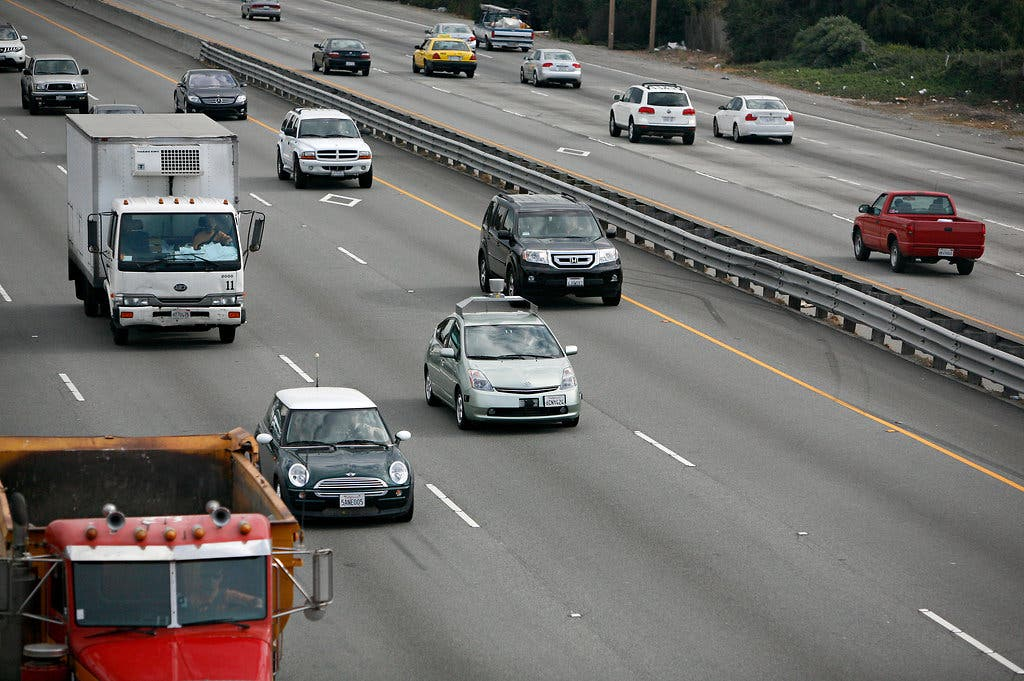
%> input picture Assignment 3/code/data/car1.jpg, 1024 x 681 px
$ octave --eval "result = hog(rgb2gray(imread('data/car1.jpg')));"   (GNU Octave 9; MATLAB toolbox functions it lacks are replaced by stand-ins)
%> lines starting %> are read from the running program, lines starting %| are printed output that depends on the picture; in (x1, y1, x2, y2) boxes, pixels count from 0 and x2, y2 are one past the last pixel; in counts of white or black regions, pixels touching at a corner belong together; the program's own positions count from 1
### Assignment 3/code/mygradient.m
function [mag,ori] = mygradient(I)
%
% compute image gradient magnitude and orientation at each pixel
%
%
assert(ndims(I)==2,'input image should be grayscale');

sobel_y = (-1)*fspecial('sobel');
sobel_x = sobel_y';

dx = imfilter(I, sobel_x, 'replicate');
dy = imfilter(I, sobel_y, 'replicate');

mag = sqrt(dx.^2 + dy.^2);
ori = atan2(dy, dx);

assert(all(size(mag)==size(I)),'gradient magnitudes should be same size as input image');
assert(all(size(ori)==size(I)),'gradient orientations should be same size as input image');

figure;
colorbar;
colormap jet;
imagesc(mag);
title('Magnitude');

figure;
imagesc(ori);
colorbar;
colormap hsv;
title('Orientation');

end

### Assignment 3/code/hog.m
function ohist = hog(I)
%
% compute orientation histograms over 8x8 blocks of pixels
% orientations are binned into 9 possible bins
%
% I : grayscale image of dimension HxW
% ohist : orinetation histograms for each block. ohist is of dimension (H/8)x(W/8)x9
%

[h,w] = size(I); %size of the input
h2 = ceil(h/8); %the size of the output
w2 = ceil(w/8);
nori = 9;       %number of orientation bins

[mag,ori] = mygradient(I);

thresh = 0.1*max(mag(:));  %threshold for edges


% separate out pixels into orientation channels
% you should divide up the range of edge orientations [-pi/2 , pi/2]
% into 9 equal sized bins.

% as a sanity check, we will make sure that every pixel gets
% assigned to at most one orientation bin in the for loop below
pixelbincount = zeros(size(I));
bin_size = pi/9;
current_bin = -pi/2;
ohist = zeros(h2,w2,nori);

for i = 1:nori
  % create a binary image containing 1's for the pixels that are edges at this orientation
  B = mag >  thresh & ( ori >= current_bin & ori < (bin_size + current_bin));

  % go to next bin
  current_bin = bin_size + current_bin;

  % this is just for checking correctness
  pixelbincount = pixelbincount + B;

  % record which pix
  % sum up the values over 8x8 pixel blocks.
  chblock = im2col(B,[8 8],'distinct');  %useful function for grabbing blocks
                                         %sum over each block and store result in ohist
  ohist(:,:,i) = reshape(sum(chblock,1),h2,w2);
end

% At this point, if each pixel has been included in at most
% one orientation bin, then all the entries in pixelbincount
% should be <= 1. If this assertion fails then you should
% visualize pixelbincount, ori etc. to help debug.
assert(all(pixelbincount(:)<=1),'every pixel should appear in only a single bin');

% normalize the histogram so that sum over orientation bins is 1 for each block
% NOTE: Don't divide by 0! If there are no edges in a block (ie. this counts sums to 0 for the block) then just leave all the values 0.

k = sum(ohist,3);
k(k==0) = 1;
ohist = ohist./k;

end
%> in mygradient, `dx = imfilter(I, sobel_x, 'replicate');`:
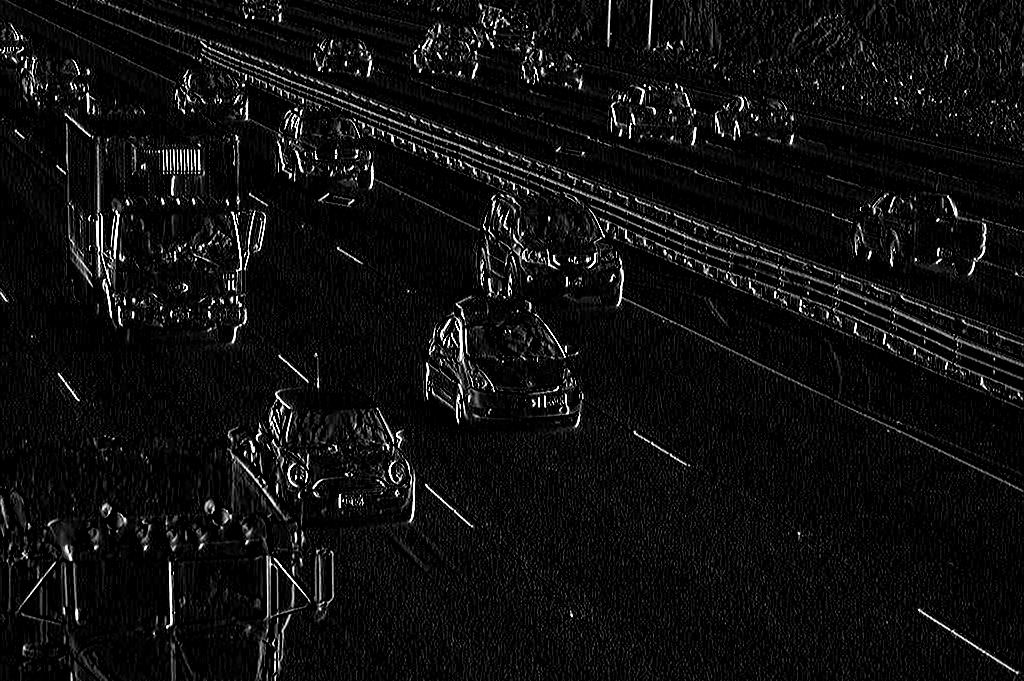
%> dx: size 681x1024 uint8; min 0, max 255, mean 15.2
%> in mygradient, `dy = imfilter(I, sobel_y, 'replicate');`:
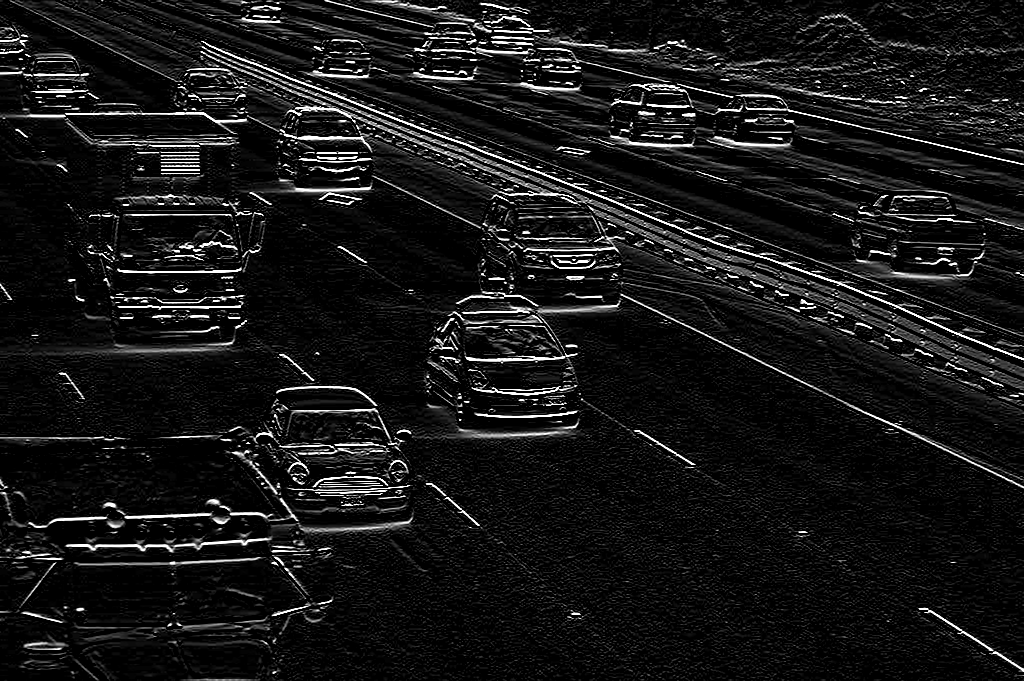
%> dy: size 681x1024 uint8; min 0, max 255, mean 22.9
%> in mygradient, `mag = sqrt(dx.^2 + dy.^2);`:
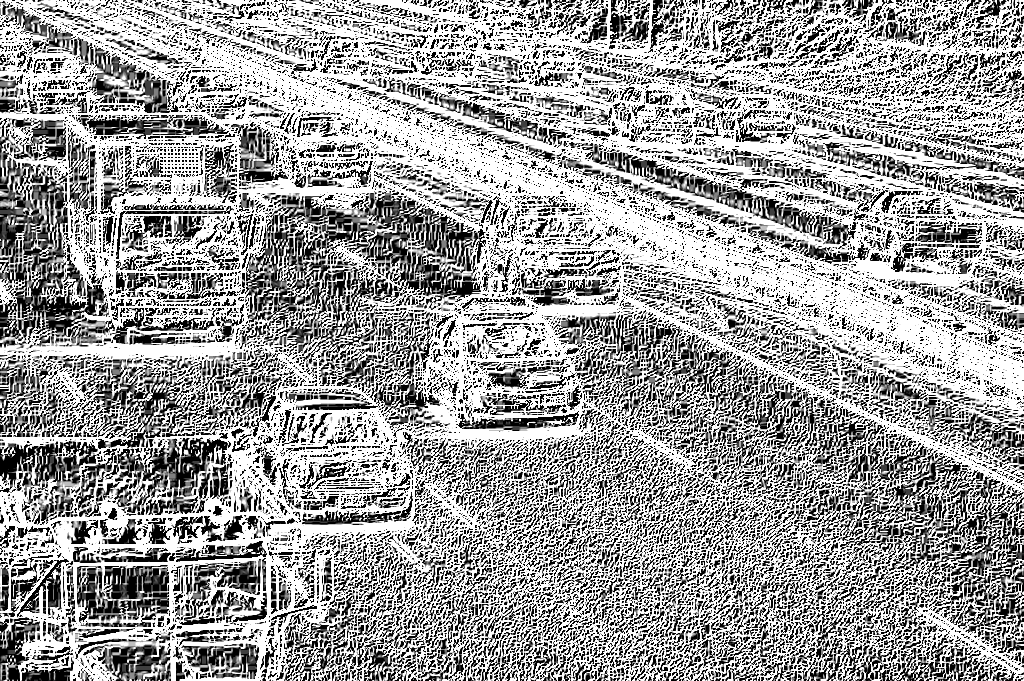
%> mag: size 681x1024 double; min 0, max 15.97, mean 9.9; drawn with min black and max white
%> in mygradient, `ori = atan2(dy, dx);`:
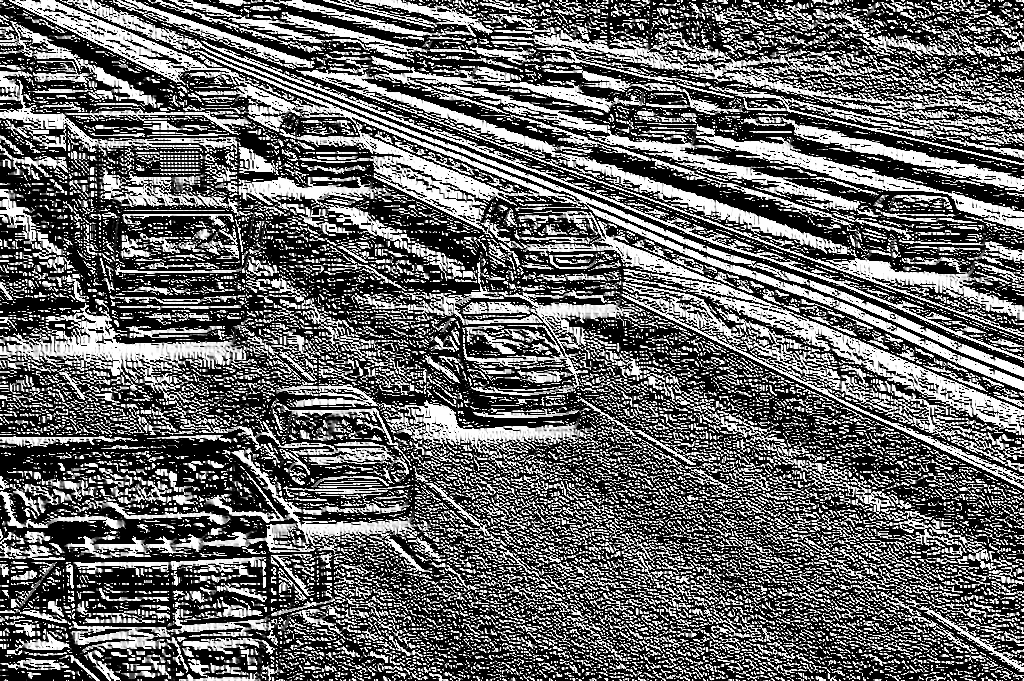
%> ori: size 681x1024 double; min 0, max 1.57, mean 0.636; drawn with min black and max white
%> in hog, `thresh = 0.1*max(mag(:));`: thresh = 1.6
%> after the loop in hog, `for i = 1:nori`:
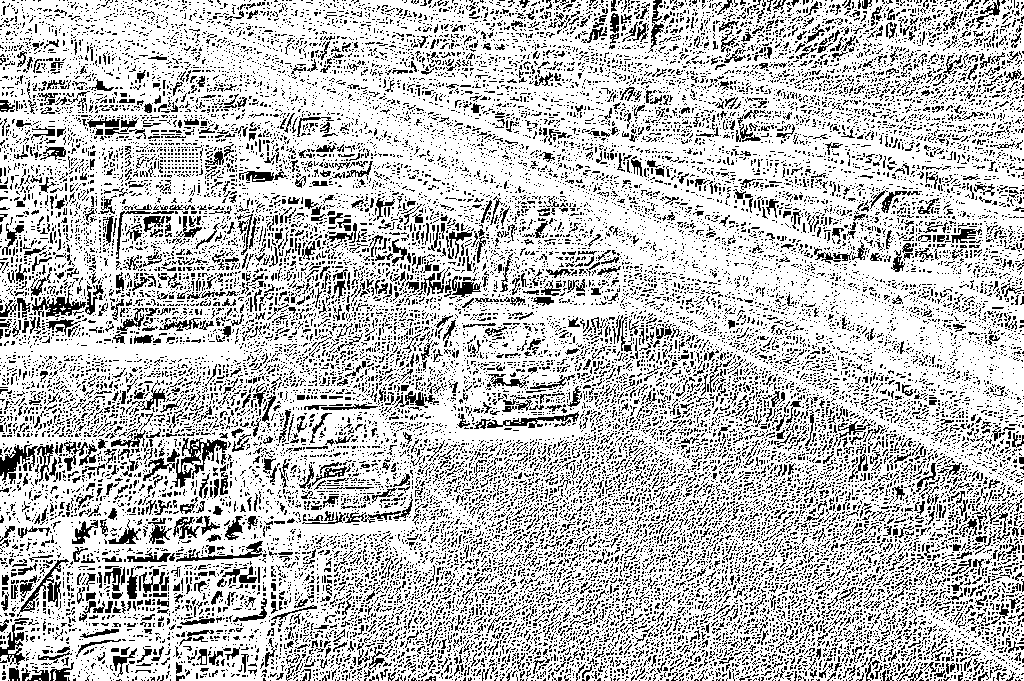
%> pixelbincount: size 681x1024 double; values 0 (black) and 1 (white), 74.9% white; black in thin lines or dots
%> after the loop in hog, `for i = 1:nori`: current_bin = 1.57
%> in hog, `k = sum(ohist,3);`:
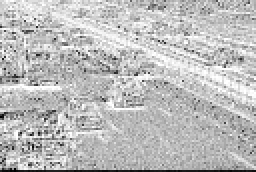
%> k: size 86x128 double (shown 2 times larger); min 0, max 64, mean 47.5; drawn with min black and max white
%> in hog, `k(k==0) = 1;`: k: size 86x128 double; 0.03% of pixels changed, all inside (x1, y1, x2, y2) = (0, 58, 8, 86)
